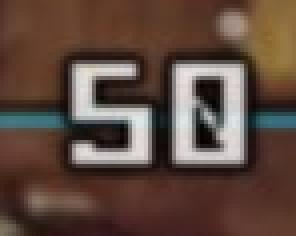
#> input picture digit-detect/digits.png, 74 x 59 px (shown 4 times larger)
$ python digit_detect.py
#> lines starting #> are read from the running program, lines starting #| are printed output that depends on the picture; after the words box and inside, x2 and y2 are one past the last pixel; in counts of white or black regions, pixels touching at a corner belong together
import cv2
import numpy as np
import pytesseract
import matplotlib.pyplot as plt
from PIL import Image

# 设置Tesseract的路径，如果安装后不在系统环境变量中，则需要设置
pytesseract.pytesseract.tesseract_cmd = r'D:\Program Files\Tesseract-OCR\tesseract.exe'

# 读取图片


# 加载图像文件
image_path = 'digits.png'
image = cv2.imread(image_path)
#> image is the input picture: shape (59, 74, 3); mean B, G, R 63.2, 73.4, 94.9
gray_image = cv2.cvtColor(image, cv2.COLOR_RGB2GRAY)
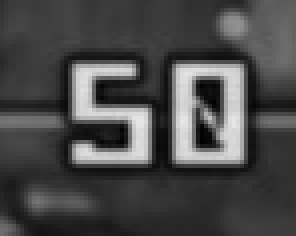
#> gray_image: shape (59, 74) (shown 4 times larger); min 0, max 231, mean 72.8
_, threshold_image = cv2.threshold(gray_image, 0, 255, cv2.THRESH_BINARY_INV + cv2.THRESH_OTSU)
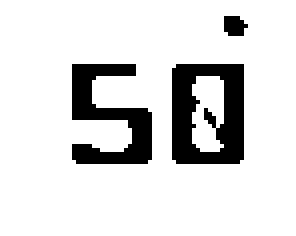
#> threshold_image: shape (59, 74) (shown 4 times larger); 86% white; 3 black regions, box (x1, y1, x2, y2) and area: (43, 16, 61, 41) 325, (18, 16, 38, 41) 264, (56, 4, 62, 9) 24
threshold_image = np.abs(255-threshold_image)
# kernel = np.ones((1,1), np.uint8)
# cleaned_img = cv2.morphologyEx(threshold_image, cv2.MORPH_OPEN, kernel)
plt.imshow(threshold_image, cmap='gray')
plt.axis('off')  # 不显示坐标轴
plt.show()
# 使用Tesseract识别图片中的数字
#> (the run stopped early here; a loop or call above may not have finished)
